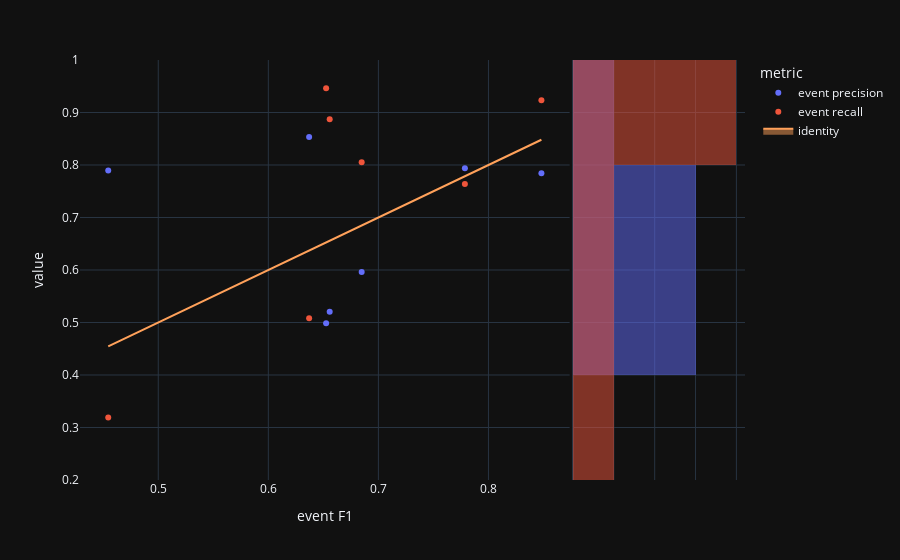

This figure's notebook cell:
### Code cell
fig=px.scatter(visualTradeoff,x='event F1',y='value',color='metric', marginal_y="histogram")
fig.add_trace(
    go.Scatter(x=experimentModels['eventF1'], y=experimentModels['eventF1'], name="identity", mode='lines',fill="toself")
)
fig.show()

### Figure 1 — Plotly figure (JSON) as saved in the notebook; plotly's stock layout.template omitted (floating-point values rounded to 4 significant figures)
{"data": [{"hovertemplate": "metric=event precision<br>event F1=%{x}<br>value=%{y}<extra></extra>", "legendgroup": "event precision", "marker": {"color": "#636efa", "symbol": "circle"}, "mode": "markers", "name": "event precision", "orientation": "v", "showlegend": true, "x": [0.6371, 0.8481, 0.7786, 0.6525, 0.6848, 0.6558, 0.4545], "xaxis": "x", "y": [0.8531, 0.7842, 0.794, 0.4983, 0.5961, 0.5204, 0.7895], "yaxis": "y", "type": "scatter"}, {"alignmentgroup": "True", "bingroup": "y", "hovertemplate": "metric=event precision<br>value=%{y}<br>count=%{x}<extra></extra>", "legendgroup": "event precision", "marker": {"color": "#636efa"}, "name": "event precision", "offsetgroup": "event precision", "opacity": 0.5, "showlegend": false, "xaxis": "x2", "y": [0.8531, 0.7842, 0.794, 0.4983, 0.5961, 0.5204, 0.7895], "yaxis": "y2", "type": "histogram"}, {"hovertemplate": "metric=event recall<br>event F1=%{x}<br>value=%{y}<extra></extra>", "legendgroup": "event recall", "marker": {"color": "#EF553B", "symbol": "circle"}, "mode": "markers", "name": "event recall", "orientation": "v", "showlegend": true, "x": [0.6371, 0.8481, 0.7786, 0.6525, 0.6848, 0.6558, 0.4545], "xaxis": "x", "y": [0.5083, 0.9234, 0.7637, 0.9462, 0.8053, 0.8871, 0.3191], "yaxis": "y", "type": "scatter"}, {"alignmentgroup": "True", "bingroup": "y", "hovertemplate": "metric=event recall<br>value=%{y}<br>count=%{x}<extra></extra>", "legendgroup": "event recall", "marker": {"color": "#EF553B"}, "name": "event recall", "offsetgroup": "event recall", "opacity": 0.5, "showlegend": false, "xaxis": "x2", "y": [0.5083, 0.9234, 0.7637, 0.9462, 0.8053, 0.8871, 0.3191], "yaxis": "y2", "type": "histogram"}, {"fill": "toself", "mode": "lines", "name": "identity", "x": [0.6371, 0.8481, 0.7786, 0.6525, 0.6848, 0.6558, 0.4545], "y": [0.6371, 0.8481, 0.7786, 0.6525, 0.6848, 0.6558, 0.4545], "type": "scatter"}], "layout": {"xaxis": {"anchor": "y", "domain": [0.0, 0.7363], "title": {"text": "event F1"}}, "yaxis": {"anchor": "x", "domain": [0.0, 1.0], "title": {"text": "value"}}, "xaxis2": {"anchor": "y2", "domain": [0.7413, 1.0], "matches": "x2", "showticklabels": false, "showline": false, "ticks": "", "showgrid": true}, "yaxis2": {"anchor": "x2", "domain": [0.0, 1.0], "matches": "y", "showticklabels": false, "showgrid": true}, "legend": {"title": {"text": "metric"}, "tracegroupgap": 0}, "margin": {"t": 60}, "barmode": "overlay"}}
